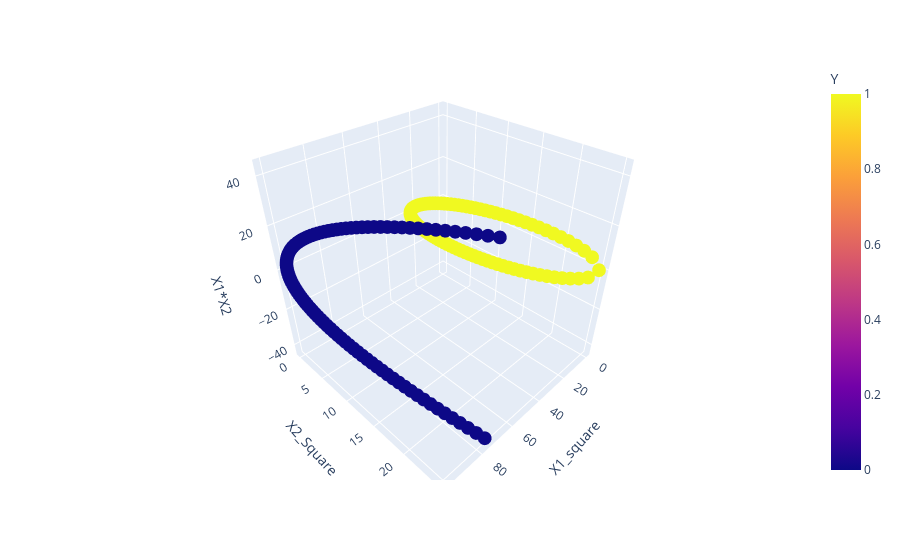

This figure's notebook cell:
### Code cell
import plotly.express as px
fig=px.scatter_3d(df, x='X1_square',y='X2_Square',z='X1*X2',color='Y')
fig.show()

### Figure 1 — Plotly figure (JSON) as saved in the notebook; plotly's stock layout.template omitted (floating-point values rounded to 4 significant figures; data arrays with more than 128 entries replaced by an {"elided": "..."} marker saying what was removed)
{"data": [{"hovertemplate": "X1_square=%{x}<br>X2_Square=%{y}<br>X1*X2=%{z}<br>Y=%{marker.color}<extra></extra>", "legendgroup": "", "marker": {"color": {"elided": "400 int values"}, "coloraxis": "coloraxis", "symbol": "circle"}, "mode": "markers", "name": "", "scene": "scene", "showlegend": false, "type": "scatter3d", "x": {"elided": "400 float values"}, "y": {"elided": "400 float values"}, "z": {"elided": "400 float values"}}], "layout": {"coloraxis": {"colorbar": {"title": {"text": "Y"}}, "colorscale": [[0, "#0d0887"], [0.1111, "#46039f"], [0.2222, "#7201a8"], [0.3333, "#9c179e"], [0.4444, "#bd3786"], [0.5556, "#d8576b"], [0.6667, "#ed7953"], [0.7778, "#fb9f3a"], [0.8889, "#fdca26"], [1, "#f0f921"]]}, "legend": {"tracegroupgap": 0}, "margin": {"t": 60}, "scene": {"domain": {"x": [0, 1], "y": [0, 1]}, "xaxis": {"title": {"text": "X1_square"}}, "yaxis": {"title": {"text": "X2_Square"}}, "zaxis": {"title": {"text": "X1*X2"}}}}}
